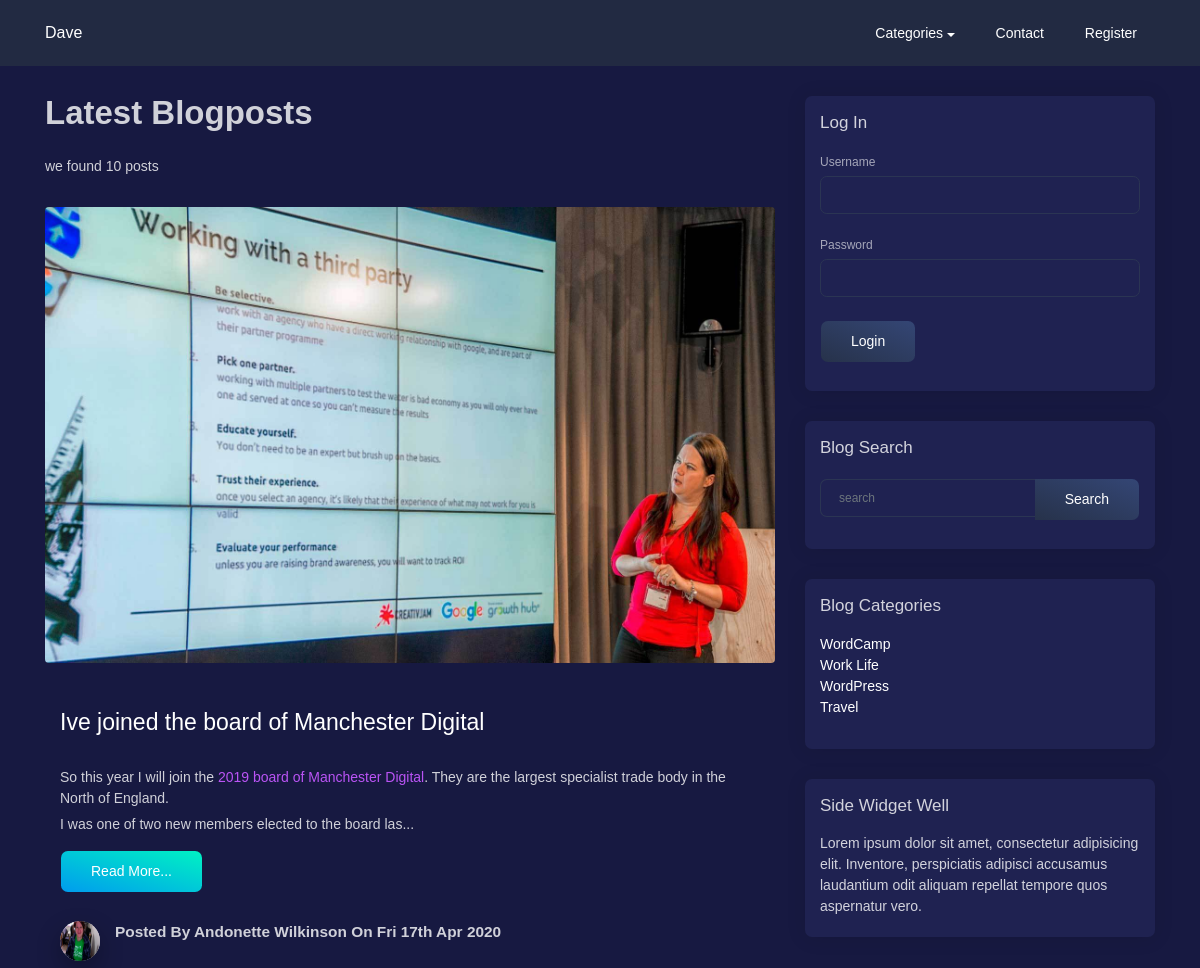
Before: /category.php?category=1 (upper part) with the older database file.
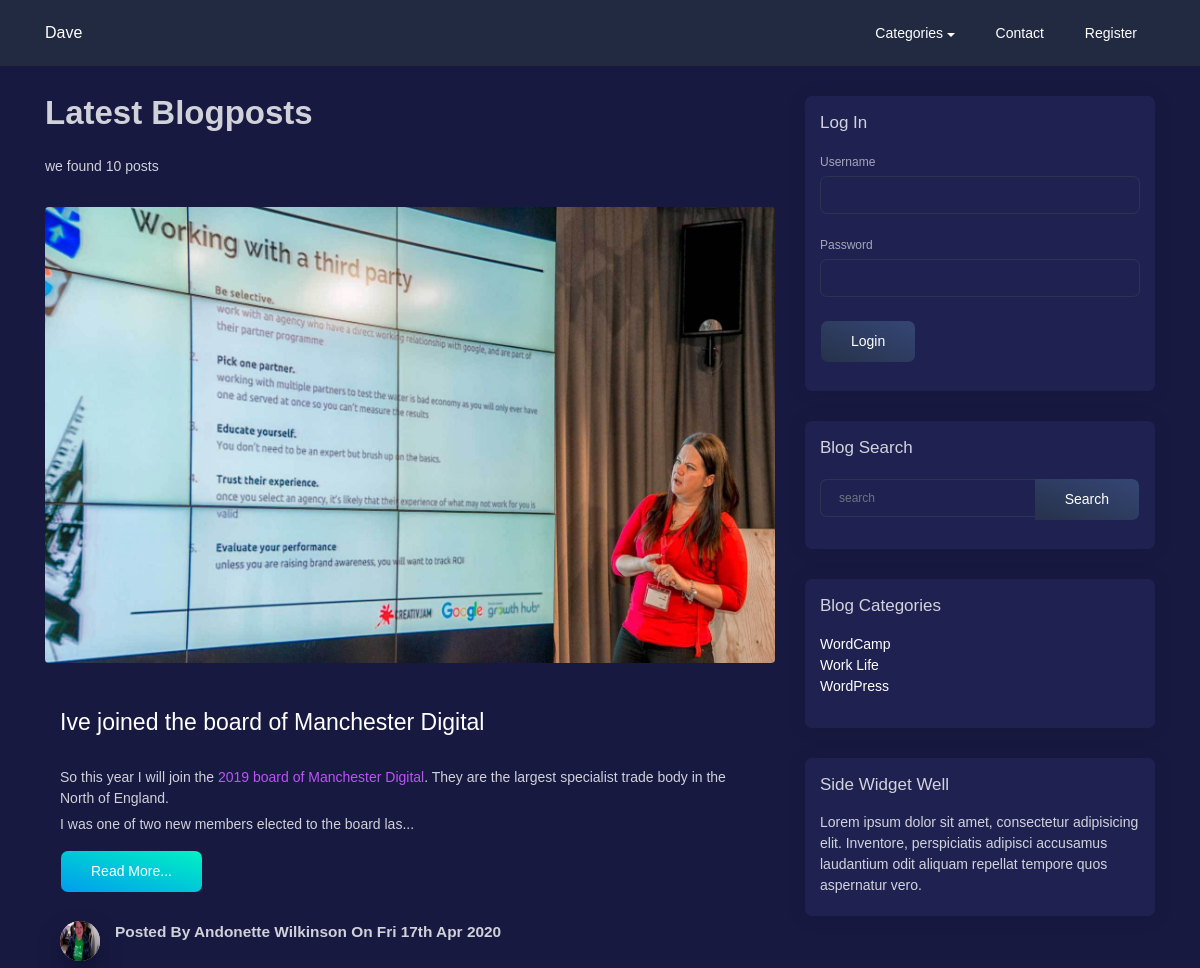
After: the same page with the newer database file.
### tables this page shows
CREATE TABLE `posts` (
  `post_id` int(11) unsigned NOT NULL AUTO_INCREMENT,
  `post_title` varchar(255) DEFAULT NULL,
  `post_date` text,
  `post_category_id` int(11) DEFAULT NULL,
  `post_status` varchar(355) DEFAULT 'Draft',
  `post_image` text,
  `post_content` text,
  `post_author_id` int(11) DEFAULT NULL,
  `post_tags` varchar(255) DEFAULT NULL,
  `post_comment_count` int(11) DEFAULT NULL,
  `post_author` varchar(255) DEFAULT NULL,
  `post_views_count` int(11) DEFAULT '0',
  PRIMARY KEY (`post_id`)
);

CREATE TABLE `users` (
  `user_id` int(11) unsigned NOT NULL AUTO_INCREMENT,
  `user_name` varchar(255) DEFAULT NULL,
  `user_password` varchar(255) DEFAULT NULL,
  `user_firstname` varchar(255) DEFAULT NULL,
  `user_lastname` varchar(255) DEFAULT NULL,
  `user_email` varchar(255) DEFAULT NULL,
  `user_image` text,
  `user_role` varchar(255) DEFAULT NULL,
  `randSalt` varchar(255) DEFAULT NULL,
  PRIMARY KEY (`user_id`)
);

CREATE TABLE `categories` (
  `cat_id` int(11) unsigned NOT NULL AUTO_INCREMENT,
  `cat_title` varchar(255) DEFAULT NULL,
  PRIMARY KEY (`cat_id`)
);

### includes/post-loop-template.php (the view, shortened to what the changed rows need)
<div class="card card-blog card-plain blog-horizontal mb-3">
    <div class="card-image">
        <a href="post.php?p_id=<?php echo $post_id; ?>">
            <img class="img rounded" src="images/posts/<?php echo $post_image; ?>" />
        </a>
        <div class="card-body">
            <h3 class="card-title">
                <a class="text-white" href="post.php?p_id=<?php echo $post_id; ?>"><?php echo $post_title; ?></a>
            </h3>
            <p class="card-description">
                <?php echo substr($post_content, 0, 300); ?>...<br>
                <a class="btn btn-success mt-3" href="post.php?p_id=<?php echo $post_id; ?>">Read More...</a>
            </p>
            <div class="author">
                <?php
                global $connection;
                $query = "SELECT * FROM users WHERE user_id = $post_author";
                $display_all_categories = mysqli_query($connection, $query);
                $row = mysqli_fetch_assoc($display_all_categories);
                $user_firstname = $row['user_firstname'];
                $user_lastname = $row['user_lastname'];
                $user_image = $row['user_image'];
                $user_fullname = $user_firstname . ' ' . $user_lastname;
                ?>
                <img src="images/users/<?php echo $user_image; ?>" alt="<?php echo $post_image; ?>" class="avatar img-raised">
                <div class="text">
                    <span class="name">Posted By <?php echo $user_fullname; ?> On <?php echo date_format($post_date, 'D dS M Y'); ?></span>
                </div>
            </div>
        </div>
    </div>
</div>

### category.php (shortened to what the changed rows need)
<?php include 'includes/header.php' ?>
<div class="container">
    <div class="row">
        <div class="col-sm-8">
            <h1 class="title">Latest Blogposts</h1>
            <?php
            if (isset($_GET['category'])) {
                $get_category = $_GET['category'];
            if (isset($_SESSION['user_role']) && $_SESSION['user_role'] == 'Administrator') {
                $query = "SELECT * FROM posts WHERE post_category_id = $get_category";
            } else {
                $query = "SELECT * FROM posts WHERE post_category_id = $get_category AND post_status = 'Published'";
            }
            $select_all_posts_query = mysqli_query($connection, $query);
            while ($row = mysqli_fetch_assoc($select_all_posts_query)) {
                $post_id = $row['post_id'];
                $post_title = $row['post_title'];
                $post_author = $row['post_author_id'];
                $post_date = date_create($row['post_date']);
                $post_image = $row['post_image'];
                $post_content = $row['post_content'];
                include 'includes/post-loop-template.php';
            } } ?>
        </div>
        <div class="col-sm-4">
            <?php include 'includes/sidebar.php' ?>
        </div>
    </div>
</div>
<?php include 'includes/footer.php' ?>

### includes/sidebar.php (shortened to what the changed rows need)
<div class="card">
    <div class="card-body">
        <ul class="list-unstyled">
            <?php
            $query = "SELECT * FROM categories";
            $select_all_categories_query = mysqli_query($connection, $query) ;
            while ($row = mysqli_fetch_assoc($select_all_categories_query)) {
                $cat_title = $row['cat_title'];
                $cat_id = $row['cat_id'];
                ?>
                <li>
                    <a class="text-white" href="category.php?category=<?php echo $cat_id; ?>"><?php echo $cat_title; ?></a>
                </li>
                <?php
            }
            ?>
        </ul>
    </div>
</div>

Changed rows visible on the page:
removed categories: cat_title "Travel"
